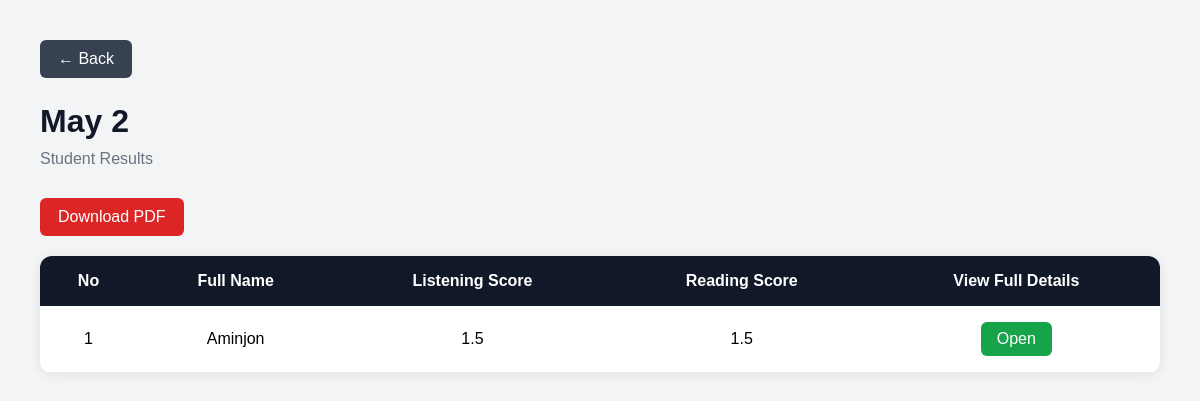
/results/3/, run on the app's committed database.
### core/models.py (models this page shows, shortened)
class ExamSession(models.Model):
    name        = models.CharField(max_length=150)          # shown in dropdown
    description = models.CharField(max_length=300, blank=True)
    is_open     = models.BooleanField(default=True)         # admin can open/close
    author = models.ForeignKey(settings.AUTH_USER_MODEL, on_delete=models.CASCADE)
    created_at  = models.DateTimeField(auto_now_add=True)

class ResultsTable(models.Model):
    exam_session = models.ForeignKey(           # ← new
        ExamSession,
        on_delete=models.SET_NULL,
        null=True, blank=True,
        related_name='results'
    )
    session_id = models.CharField(max_length=50, primary_key=True, unique=True)
    username = models.CharField(max_length=100)
    session_date = models.DateTimeField(auto_now_add=True)

class ListeningResults(models.Model):
    session = models.OneToOneField(
        'ResultsTable',
        on_delete=models.CASCADE,
        primary_key=True
        )
    test = models.ForeignKey(
        'ListeningTest',
        on_delete=models.SET_NULL,
        null=True,
        blank=True
        )
    listening_row_answers = models.JSONField()
    listening_correct_count = models.IntegerField()
    listening_mark = models.DecimalField(max_digits=2, decimal_places=1)

class ReadingResults(models.Model):
    session = models.OneToOneField('ResultsTable', on_delete=models.CASCADE, primary_key=True)
    test = models.ForeignKey('ReadingTest', on_delete=models.SET_NULL, null=True)
    reading_row_answers = models.JSONField()
    reading_correct_count = models.IntegerField()
    reading_mark = models.DecimalField(max_digits=2, decimal_places=1)

### core/views.py (the view)
# urls.py: path('results/<str:session_id>/', views.view_results_detail, name='view_results_detail'),
def view_results_detail(request, session_id):
    exam_session = get_object_or_404(
        ExamSession,
        id=session_id
    )
    results = ResultsTable.objects.filter(
        exam_session=exam_session
    ).order_by('-session_date')
    students = []
    for index, result in enumerate(results, start=1):
        listening = ListeningResults.objects.filter(
            session=result
        ).first()
        reading = ReadingResults.objects.filter(
            session=result
        ).first()
        writing = WritingResults.objects.filter(
            session=result
        ).first()
        students.append({
            'number': index,
            'result': result,
            'listening': listening,
            'reading': reading,
            'writing': writing,
        })
    return render(request, 'core/results_detail.html', {
        'exam_session': exam_session,
        'students': students,
    })

### core/templates/core/results_detail.html (shortened to what this page needs)
<!DOCTYPE html>
<html lang="en">
<head>
</head>
<body>
    <div class="container">
        <a
            href="{% url 'view_results' %}"
            class="back-btn"
        >
            ← Back
        </a>
        <h1 class="page-title">
            {{ exam_session.name }}
        </h1>
        <p class="page-subtitle">
            Student Results
        </p>
        <a
            href="{% url 'download_session_pdf' exam_session.id %}"
            class="download-btn"
        >
            Download PDF
        </a>
        <div class="table-wrapper">
            <table>
                <thead>
                    <tr>
                        <th>No</th>
                        <th>Full Name</th>
                        <th>Listening Score</th>
                        <th>Reading Score</th>
                        <th>View Full Details</th>
                    </tr>
                </thead>
                <tbody>
                    {% for student in students %}
                    <tr>
                        <td>
                            {{ student.number }}
                        </td>
                        <td>
                            {{ student.result.username }}
                        </td>
                        <td>
                            {% if student.listening %}
                                {{ student.listening.listening_mark }}
                            {% else %}
                                -
                            {% endif %}
                        </td>
                        <td>
                            {% if student.reading %}
                                {{ student.reading.reading_mark }}
                            {% else %}
                                -
                            {% endif %}
                        </td>
                        <td>
                            <a
                                href="{% url 'student_full_result' student.result.session_id %}"
                                class="details-btn"
                            >
                                Open
                            </a>
                        </td>
                    </tr>
                    {% endfor %}
                </tbody>
            </table>
        </div>
    </div>
</body>
</html>

### core/templates/core/results_detail.html (style rules this page uses)
* { margin: 0; padding: 0; box-sizing: border-box; font-family: Arial, sans-serif; }
body { background: #f3f4f6; padding: 40px; }
.container { max-width: 1400px; margin: auto; }
.page-title { font-size: 2rem; margin-bottom: 10px; color: #111827; }
.page-subtitle { color: #6b7280; margin-bottom: 30px; }
.table-wrapper { background: white; border-radius: 12px; overflow: hidden; box-shadow: 0 2px 12px rgba(0,0,0,0.08); }
table { width: 100%; border-collapse: collapse; }
thead { background: #111827; color: white; }
th { padding: 16px; text-align: center; font-weight: 600; }
td { padding: 16px; border-bottom: 1px solid #e5e7eb; text-align: center; }
.details-btn { display: inline-block; background: #16a34a; color: white; text-decoration: none; padding: 8px 16px; border-radius: 6px; transition: 0.2s; }
.back-btn { display: inline-block; margin-bottom: 25px; background: #374151; color: white; text-decoration: none; padding: 10px 18px; border-radius: 6px; }
.download-btn { display: inline-block; margin-bottom: 20px; background: #dc2626; color: white; text-decoration: none; padding: 10px 18px; border-radius: 6px; }

### data on the page
ExamSession: name "May 2"
ResultsTable: number "1", result.username "Aminjon", listening.listening_mark "1.5", reading.reading_mark "1.5"
